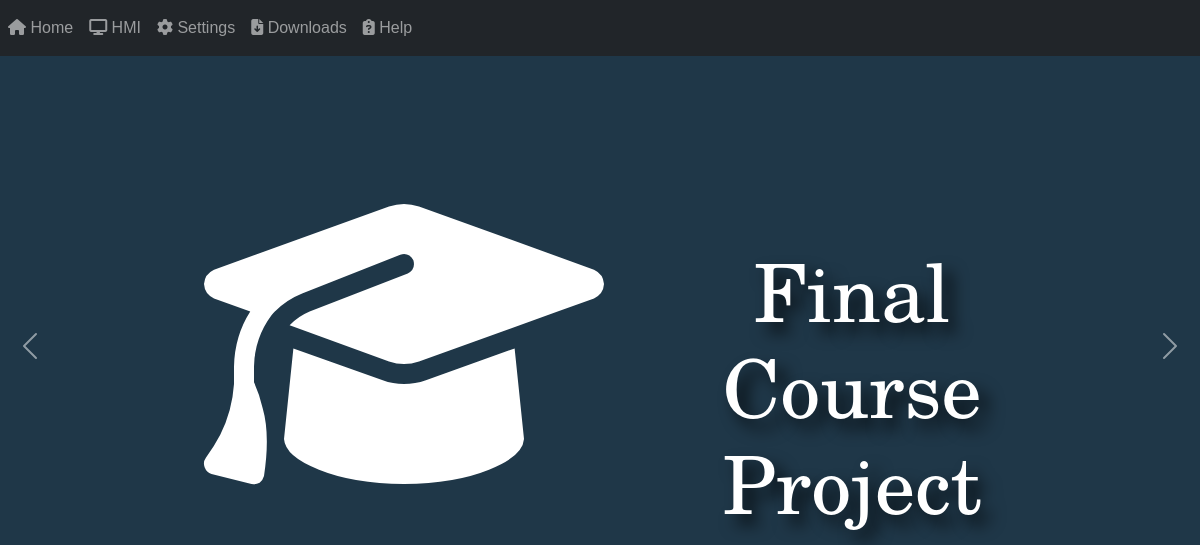
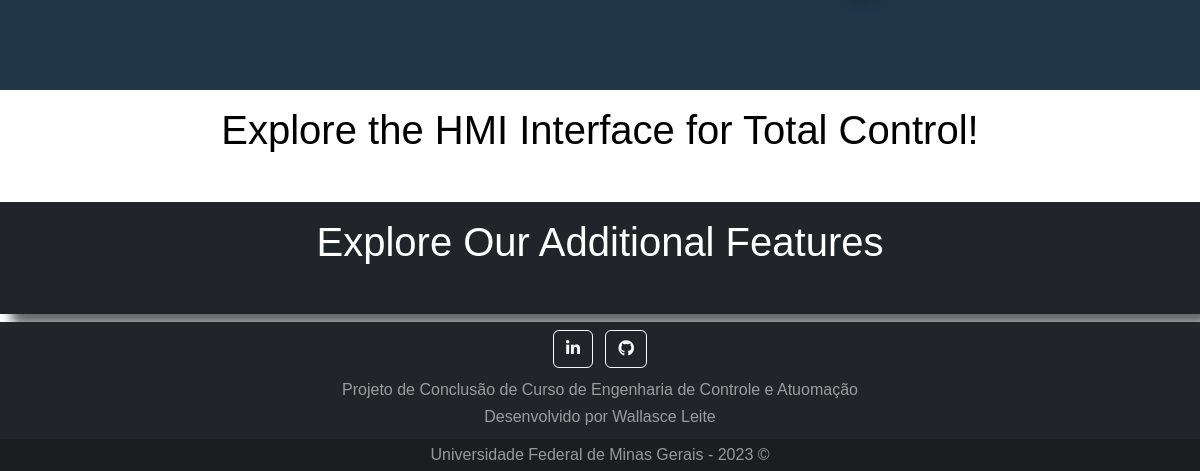
The app's page /, older data (2 pictures, top to bottom).
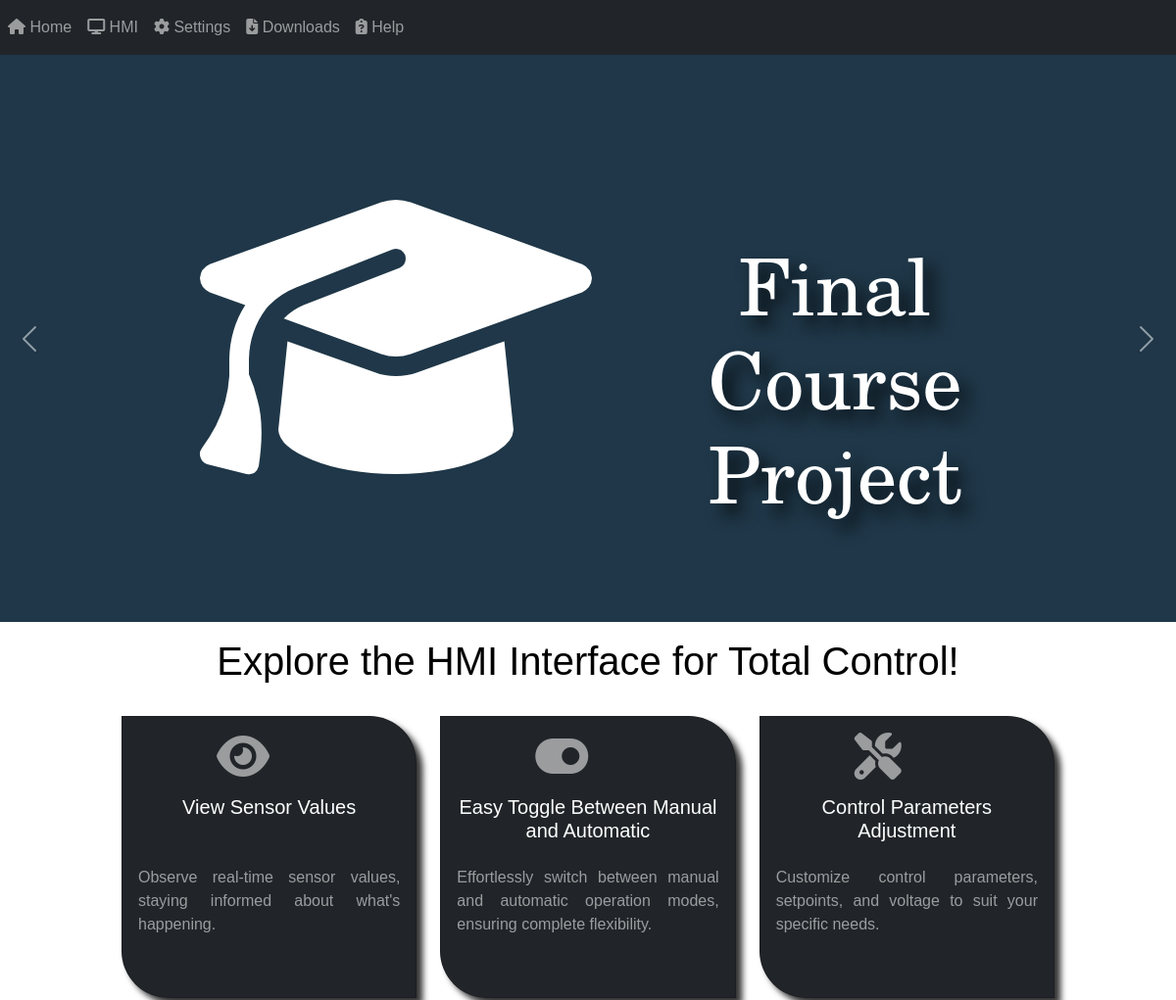
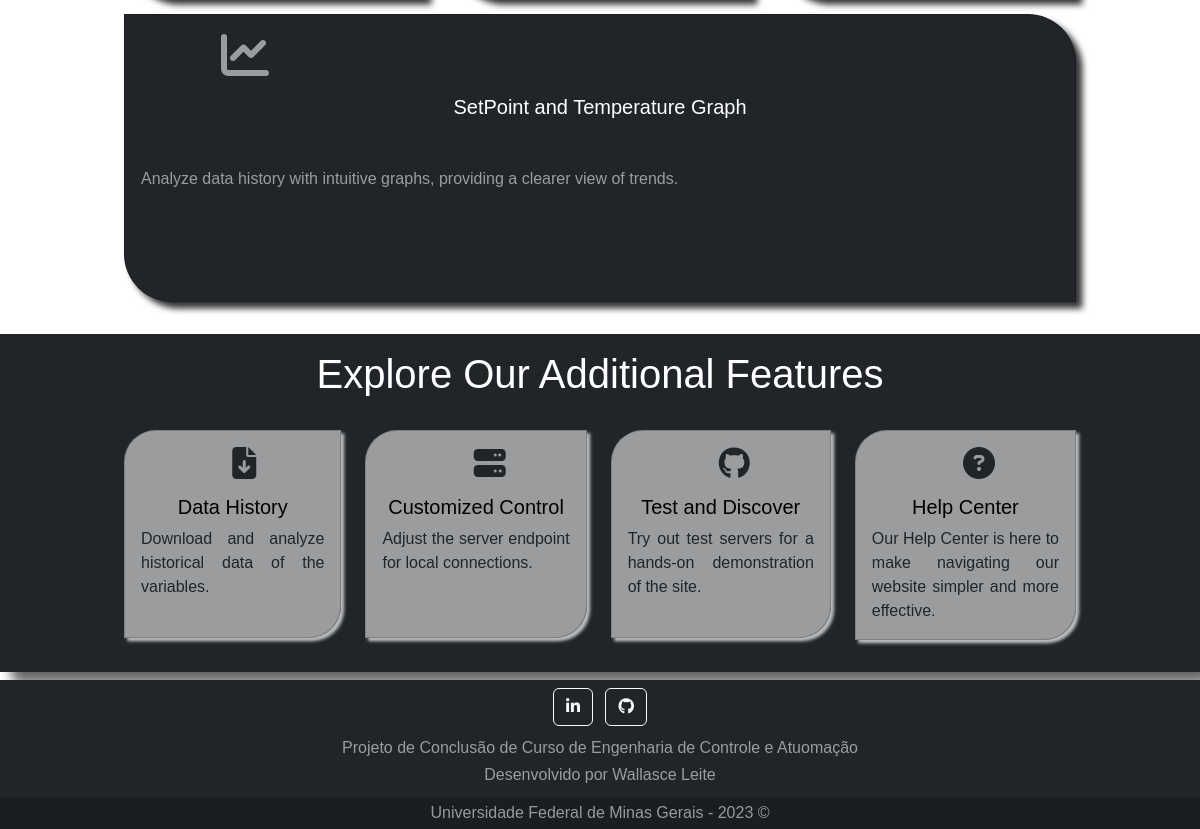
The same page, newer data (2 pictures, top to bottom).
### ContentPage/models.py (models this page shows)
class HomeCard(models.Model):
    title = models.CharField(max_length=50)
    body = models.CharField(max_length=255)
    fontAwesome = models.CharField(max_length=50)

class HomeCardExtra(models.Model):
    title = models.CharField(max_length=50)
    body = models.CharField(max_length=255)
    fontAwesome = models.CharField(max_length=50)

### ContentPage/views.py (the view)
# urls.py: path("", homePage, name = 'homePage'),
def homePage(request):
    homeCard = HomeCard.objects.all()
    extraCard = HomeCardExtra.objects.all()
    parameters = {
        "cards" : homeCard,
        "extraCards" : extraCard
    }
    return render(request, "ContentPage/home.html", parameters)

### ContentPage/templates/ContentPage/home.html (shortened to what this page needs)
<!DOCTYPE html>
{% extends 'webSiteConfig/base.html' %}
{% load static %}
{% block headerTags%}
    <link rel = "stylesheet" href="{% static 'ContentPage/CSS/homeStyle.css' %}">
    <link rel = "stylesheet" href="{% static 'ContentPage/CSS/hmiCardStyle.css' %}">
    <link rel = "stylesheet" href="{% static 'ContentPage/CSS/extraCardStyle.css' %}">
{% endblock %}
{% block content %}
    {% include "ContentPage/carouselHome.html" %}
    <div class="hmi-container container-fluid">
        <h1> Explore the HMI Interface for Total Control!</h1>
        <div class="row">
            {% for card in cards %}
                <div class="col">
                    <div class="card hmi-card mb-3">
                        <i class = "{{ card.fontAwesome }}"></i>
                        <div class="card-body">
                        <h5 class="card-title">{{ card.title }}</h5>
                        <p class="card-text">{{ card.body }}</p>
                        </div>
                    </div>
                </div>
            {% endfor %}
        </div>
    </div>
    <div class="extra-container container-fluid">
        <h1> Explore Our Additional Features </h1>
        <div class="row">
            {% for card in extraCards %}
                <div class="col">
                    <div class="card extra-card mb-3">
                        <i class = "{{ card.fontAwesome }}"></i>
                        <div class="card-body">
                        <h5 class="card-title">{{ card.title }}</h5>
                        <p class="card-text">{{ card.body }}</p>
                        </div>
                    </div>
                </div>
            {% endfor %}
        </div>
    </div>
{% endblock %}

### webSiteConfig/templates/webSiteConfig/base.html (shortened to what this page needs)
{% load static %}
<!DOCTYPE html>
<html>
<head>
    <link rel="stylesheet" href="https://cdn.jsdelivr.net/npm/bootstrap@5.2.3/dist/css/bootstrap.min.css">
    <link rel="stylesheet" href="https://cdnjs.cloudflare.com/ajax/libs/font-awesome/6.4.2/css/all.min.css" />
    <link rel="stylesheet" href="{% static 'webSiteConfig/CSS/styleBase.css' %}">
    {% block headerTags%} {% endblock %}
</head>
<body>
    <div class='menu'>
    {% include 'webSiteConfig/menu.html' %}
    </div>
    <div class='content'>
    {% block content %}
    {% endblock %}
    </div>
    <div class='footer'>
        {% include 'webSiteConfig/footer.html' %}
    </div>
</body>
</html>

### webSiteConfig/templates/webSiteConfig/menu.html
<!DOCTYPE html>
<html>
    <body>
        <nav class="navbar navbar-expand-lg navbar-dark bg-dark">
            <div class="collapse navbar-collapse" id="navbarNav">
              <ul class="navbar-nav">
                <li class="nav-item active">
                  <a class="nav-link" href="/"><i class="fa-solid fa-house"></i> Home </a>
                </li>
                <li class="nav-item">
                  <a class="nav-link" href="hmi"><i class="fa-solid fa-display"></i> HMI</a>
                </li>
                <li class="nav-item">
                  <a class="nav-link" href="settings"><i class="fa-solid fa-gear"></i> Settings</a>
                </li>
                <li class="nav-item">
                    <a class="nav-link" href="download"><i class="fa-solid fa-file-arrow-down"></i> Downloads</a>
                </li>
                <li class="nav-item">
                  <a class="nav-link" href="help"><i class="fa-solid fa-clipboard-question"></i> Help</a>
                </li>
              </ul>
            </div>
          </nav>
    </body>
</html>

### ContentPage/templates/ContentPage/carouselHome.html (shortened to what this page needs)
<!DOCTYPE html>
{% load static %}
<link rel = "stylesheet" href="{% static 'ContentPage/CSS/carouselHomeStyle.css' %}">
<div id="carouselExampleControls" class="carousel slide" data-bs-ride="carousel">
    <div class="carousel-inner">
        <div class="carousel-item active">
            <div class="carousel-container-1 container-fluid">
                <div class="row">
                    <div class="col">
                        <i class="fa-solid fa-graduation-cap"></i>
                    </div>
                    <div class="col">
                        <h1 class="display-1 title"> Final Course Project </h1>
                    </div>
                </div>
            </div>
        </div>
    </div>
    <button class="carousel-control-prev" type="button" data-bs-target="#carouselExampleControls" data-bs-slide="prev">
        <span class="carousel-control-prev-icon" aria-hidden="true"></span>
    </button>
    <button class="carousel-control-next" type="button" data-bs-target="#carouselExampleControls" data-bs-slide="next">
        <span class="carousel-control-next-icon" aria-hidden="true"></span>
    </button>
</div>

### webSiteConfig/templates/webSiteConfig/footer.html
<!DOCTYPE html>
<footer class="bg-dark text-center">
    <div class="container p-1">
      <section class="mb-2">
        <a class="btn btn-outline-light btn-floating m-1" href="https://www.linkedin.com/in/wallasceleite/"  target="_blank" role="button"
          ><i class="fab fa-linkedin-in"></i
        ></a>
        <a class="btn btn-outline-light btn-floating m-1" href="https://github.com/wallasce/"  target="_blank" role="button"
          ><i class="fab fa-github"></i
        ></a>
      </section>
      <section class="mb-2">
        <h6>Projeto de Conclusão de Curso de Engenharia de Controle e Atuomação</h6>
        <h6>Desenvolvido por Wallasce Leite</h6>
      </section>
    </div>
    <div class="text-center p-1 copyright">
        Universidade Federal de Minas Gerais - 2023 ©
    </div>
  </footer>

### webSiteConfig/static/webSiteConfig/CSS/styleBase.css (style rules this page uses)
body { background-image: url('../Image/background.jpg'); background-repeat: no-repeat; background-attachment: fixed; background-size: 100% 100%; color: black; font-family: sans-serif, Arial, Helvetica; min-height: 23.5rem; position: relative; text-align: left; }
footer { margin-top: 10rem; }
h1, h2, h3, h4, h5, h6 { text-align: center; }
p { text-align: justify; }
.menu { position: fixed; top: 0; width: 100%; z-index: 999; }
.content { border-style: solid; border-radius: 0.5rem; border-width: 0.1rem; box-shadow: 0.7rem 0.7rem 0.7rem rgba(0, 0, 0, 0.6); background-color: rgba(255, 255, 255, 0.55); margin: 5rem 10rem 0rem 10rem; padding: 1rem 4rem 1rem 4rem; }
.footer { color: rgba(255, 255, 255, 0.55); bottom: 0; height: 8rem; position: absolute; width: 100%; }
.copyright { background-color: rgba(0, 0, 0, 0.2); }

### ContentPage/static/ContentPage/CSS/homeStyle.css (style rules this page uses)
body { background-color: rgba(255, 255, 255); background-image: none; min-height: 25.1rem; }
h1 { margin-bottom: 2rem; }
footer { margin-top: 8.5rem; }
.content { border-style: none; margin: 3.5rem 0rem 0rem 0rem !important; padding: 0rem 0rem 0rem 0rem !important; }
.container-fluid { padding-bottom: 1rem; }
.row { padding: 0rem 7rem 0rem 7rem; }

### ContentPage/static/ContentPage/CSS/hmiCardStyle.css (style rules this page uses)
.hmi-container { background-color: rgba(255, 255, 255); padding-top: 1rem; }
.hmi-container .hmi-card { background-color: rgba(33, 37, 41); border-radius: 0 3rem 0 3rem; box-shadow: 0.4rem 0.4rem 0.4rem rgba(0, 0, 0, 0.8); color: rgba(255, 255, 255, 0.55); min-height: 18rem; text-align: justify; width: 100%; }
.hmi-container .hmi-card i { margin: 1rem 5rem 0rem 6rem; font-size: 3rem; }
.hmi-container .card-title { color:rgba(255, 255, 255); min-height: 4rem; }

### ContentPage/static/ContentPage/CSS/extraCardStyle.css (style rules this page uses)
.extra-container { background-color: rgba(33, 37, 41); padding-top: 1rem; }
.extra-container h1 { color: rgba(255, 255, 255); }
.extra-container .extra-card { background-color: rgba(255, 255, 255, 0.55); border-radius: 2rem 0 2rem 0; box-shadow: 0.2rem 0.2rem 0.2rem rgba(255, 255, 255, 0.7); color: rgba(33, 37, 41); min-height: 13rem; text-align: justify; width: 100%; }
.extra-container .extra-card i { margin: 1rem 5rem 0rem 6.7rem; font-size: 2rem; }
.extra-container .card-title { color:rgba(0, 0, 0); }

### ContentPage/static/ContentPage/CSS/carouselHomeStyle.css (style rules this page uses)
.carousel-item { background-color: rgba(31, 55, 72); color: rgba(255, 255, 255); min-height: 36.2rem; }
.carousel-item i { font-size: 20rem; margin: 8rem 0rem 0rem 5rem; }
.title { text-shadow: 0.6rem 0.6rem 1rem rgba(0, 0, 0, 0.8); font-family: New Century Schoolbook, TeX Gyre Schola, serif; }
.carousel-container-1 .title { margin-top: 11.6rem; }
.carousel-control-prev, .carousel-control-next { width: 5% !important; }

Row changes from the older to the newer data that the page shows:
added HomeCard: title "View Sensor Values", body "Observe real-time sensor values, staying informed about what's happening."
added HomeCard: title "Easy Toggle Between Manual and Automatic", body "Effortlessly switch between manual and automatic operation modes, ensuring complete flexibility."
added HomeCard: title "Control Parameters Adjustment", body "Customize control parameters, setpoints, and voltage to suit your specific needs."
added HomeCard: title "SetPoint and Temperature Graph", body "Analyze data history with intuitive graphs, providing a clearer view of trends."
added HomeCardExtra: title "Data History", body "Download and analyze historical data of the variables."
added HomeCardExtra: title "Customized Control", body "Adjust the server endpoint for local connections."
added HomeCardExtra: title "Test and Discover", body "Try out test servers for a hands-on demonstration of the site."
added HomeCardExtra: title "Help Center", body "Our Help Center is here to make navigating our website simpler and more effective."
